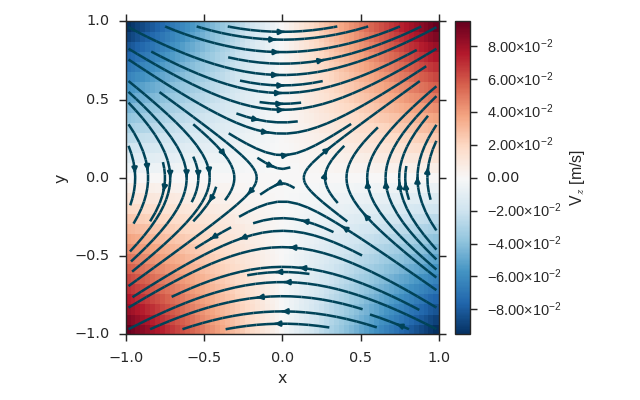

Write the Python code that produced this figure.
import numpy as np
import viscid
from viscid.plot import vpyplot as vlt
import matplotlib.pyplot as plt


x = np.linspace(-1, 1, 64)
y = np.linspace(-1, 1, 32)
z = np.linspace(-1, 1, 5)

fld = viscid.empty([x, y, z], nr_comps=3, layout='interlaced',
                   name="VFld1", pretty_name="Velocity [m/s]")
X, Y, Z = fld.get_crds(shaped=True)

# set the x, y, and z vector components separately
fld['x'] = 0.0 * X + 2.0 * Y + 0.0 * Z
fld['y'] = 1.0 * X + 0.0 * Y + 0.0 * Z
fld['z'] = 0.1 * (X * Y)

plt.figure(figsize=(8, 5))
vlt.plot(fld['z']['z=0j'], cbarlabel="V$_z$ [m/s]")
vlt.streamplot(fld['z=0j'])
vlt.auto_adjust_subplots()
plt.show()
